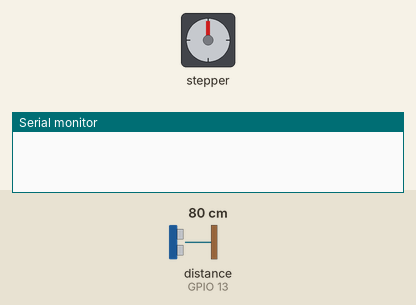
A sketch run on a simulated ESP32. On the bench: stepper motor, the last lines printed to the serial monitor. Wiring (inferred from the names in the program): ultrasonic range finder: trigger GPIO 12; echo GPIO 13. Inputs (shaded band) come from the test bench; at power-on: distance to the obstacle (sensor on GPIO 13) 80 cm. The echo pulse lasts 58.3 µs per cm; WiFi joins after 1.5 s; servers stay silent unless stated; uploads are accepted with an empty reply; the camera gives no picture; stepper angles assume 2048 steps per turn.

Above: at 4.5 s.
4.6 s: distance to the obstacle (sensor on GPIO 13) set to 23 cm
7.2 s: distance to the obstacle (sensor on GPIO 13) set to 18 cm
At 9.13 s:
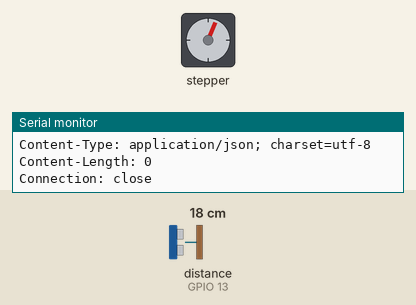
At 10.5 s:
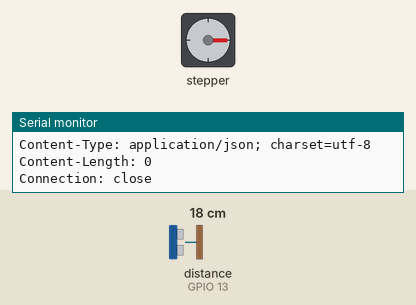
Timing chart, 0 to 15.6 s (numbered marks = the images above; inputs shaded):
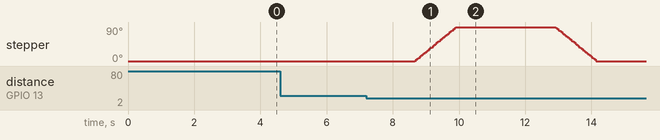

The sketch:

alimentador-automatico.ino
```cpp
// Bibliotecas usadas
#include <Stepper.h>
#include <WiFi.h>
#include <WiFiClientSecure.h>
#include "soc/soc.h"
#include "soc/rtc_cntl_reg.h"
#include "Base64.h"
#include "esp_camera.h"

// Definicao dos pinos do ESP32 CAM
#define PWDN_GPIO_NUM     32
#define RESET_GPIO_NUM    -1
#define XCLK_GPIO_NUM      0
#define SIOD_GPIO_NUM     26
#define SIOC_GPIO_NUM     27

#define Y9_GPIO_NUM       35
#define Y8_GPIO_NUM       34
#define Y7_GPIO_NUM       39
#define Y6_GPIO_NUM       36
#define Y5_GPIO_NUM       21
#define Y4_GPIO_NUM       19
#define Y3_GPIO_NUM       18
#define Y2_GPIO_NUM        5
#define VSYNC_GPIO_NUM    25
#define HREF_GPIO_NUM     23
#define PCLK_GPIO_NUM     22

// Numeros dos pinos usados pelo Sensor de distancia.
const int trig = 12;
const int echo = 13;

// Variaveis para o calculo da distancia em CM
int duracaoPulso = 0;
float velocidadeDoSom = 0.0343;
float distanciaCm = 0;

// Configuracoes do Motor de passo.
// pinos usados 4 2 14 15
// IN1 IN2 IN3 IN4
const int passosPorRevolucao = 2048;
Stepper myStepper(passosPorRevolucao, 4, 14, 2, 15);
float anguloDesejado = 90;
float passosAnguloDesejado = (passosPorRevolucao * anguloDesejado) / 360;

// Variaveis usadas para as pausas no loop
unsigned long comecoTempo1 = 0;
unsigned long comecoTempo2 = 0;
const int intervalo1 = 3000;
const int intervalo2 = 30000;

// Usuario e Senha do Wifi.
const char* ssid = "CKK";
const char* password = "senha123";

//Credencial para comunicação entre o ESP-32Cam ao Apps Script do Google Drive.
String myDeploymentID = "AKfycbzLulu1xOtx6XpRuF7twXN1UYSsEqm8_V5KryekEbmcvCwuouLdhABfIf4TEdduXdy8Zw";
String myMainFolderName = "ESP32-CAM";
//

WiFiClientSecure client;

// Funcoes

// Rotina para verificar a proximidade do cachorro
void rotinaSensorUltrassonico() {
  digitalWrite(trig, HIGH); // Envia o pulso ultrassonico
  delayMicroseconds(10);
  digitalWrite(trig, LOW); // Corta o pulso ultrassonico
  duracaoPulso = pulseIn(echo, HIGH); // Funcao que calcula o tempo do pulso (tempo em microssegundos).
  distanciaCm = (duracaoPulso * velocidadeDoSom) / 2;
}

void motorSentidoHorario() {
  myStepper.step(passosAnguloDesejado);
}

void motorSentidoAntiHorario() {
  myStepper.step(-passosAnguloDesejado);
}

void tirandoEEnviandoFotos() {
  const char* host = "script.google.com";

  client.setInsecure();

  //  Conexao, captura e envio de fotos para o google drive
  if (client.connect(host, 443)) {

    for (int i = 0; i <= 3; i++) {
      camera_fb_t * fb = NULL;
      fb = esp_camera_fb_get();
       if(!fb) {
          delay(1000);
          ESP.restart();
          return;
        }
      esp_camera_fb_return(fb);
      delay(200);
    }

    camera_fb_t * fb = NULL;
    fb = esp_camera_fb_get();
    if(!fb) {
      delay(1000);
      ESP.restart();
      return;
    }

    // Enviando a foto para o google drive
    String url = "/macros/s/" + myDeploymentID + "/exec?folder=" + myMainFolderName;

    client.println("POST " + url + " HTTP/1.1");
    client.println("Host: " + String(host));
    client.println("Transfer-Encoding: chunked");
    client.println();

    int fbLen = fb->len;
    char *input = (char *)fb->buf;
    int chunkSize = 3 * 1000;
    int chunkBase64Size = base64_enc_len(chunkSize);
    char output[chunkBase64Size + 1];

    int chunk = 0;
    for (int i = 0; i < fbLen; i += chunkSize) {
      int l = base64_encode(output, input, min(fbLen - i, chunkSize));
      client.print(l, HEX);
      client.print("\r\n");
      client.print(output);
      client.print("\r\n");
      delay(100);
      input += chunkSize;
      Serial.print(".");
      chunk++;
      if (chunk % 50 == 0) {
      }
    }
    client.print("0\r\n");
    client.print("\r\n");

    esp_camera_fb_return(fb);

    long int StartTime = millis();
    while (!client.available()) {
      Serial.print(".");
      delay(100);
      if ((StartTime + 10 * 1000) < millis()) {
        break;
      }
    }
    while (client.available()) {
      Serial.print(char(client.read()));
    }

  }
  else {
    Serial.println("Connected to " + String(host) + " failed.");

  }
  client.stop();
}


void setup() {

  WRITE_PERI_REG(RTC_CNTL_BROWN_OUT_REG, 0);

  Serial.begin(115200);
  delay(1000);

  WiFi.mode(WIFI_STA);

  WiFi.begin(ssid, password);

  pinMode(trig, OUTPUT);
  pinMode(echo, INPUT);
  digitalWrite(trig, LOW);

  myStepper.setSpeed(12);

  camera_config_t config;
  config.ledc_channel = LEDC_CHANNEL_0;
  config.ledc_timer = LEDC_TIMER_0;
  config.pin_d0 = Y2_GPIO_NUM;
  config.pin_d1 = Y3_GPIO_NUM;
  config.pin_d2 = Y4_GPIO_NUM;
  config.pin_d3 = Y5_GPIO_NUM;
  config.pin_d4 = Y6_GPIO_NUM;
  config.pin_d5 = Y7_GPIO_NUM;
  config.pin_d6 = Y8_GPIO_NUM;
  config.pin_d7 = Y9_GPIO_NUM;
  config.pin_xclk = XCLK_GPIO_NUM;
  config.pin_pclk = PCLK_GPIO_NUM;
  config.pin_vsync = VSYNC_GPIO_NUM;
  config.pin_href = HREF_GPIO_NUM;
  config.pin_sscb_sda = SIOD_GPIO_NUM;
  config.pin_sscb_scl = SIOC_GPIO_NUM;
  config.pin_pwdn = PWDN_GPIO_NUM;
  config.pin_reset = RESET_GPIO_NUM;
  config.xclk_freq_hz = 20000000;
  config.pixel_format = PIXFORMAT_JPEG;

  if(psramFound()){
    config.frame_size = FRAMESIZE_UXGA;
    config.jpeg_quality = 10;
    config.fb_count = 2;
  } else {
    config.frame_size = FRAMESIZE_SVGA;
    config.jpeg_quality = 8;
    config.fb_count = 1;
  }

  // Inicializacao da camera
  esp_err_t err = esp_camera_init(&config);
  if (err != ESP_OK) {
    delay(1000);
    ESP.restart();
  }

  sensor_t * s = esp_camera_sensor_get();

  // Detalhes das resolucoes da camera
  // -UXGA   = 1600 x 1200 pixels
  // -SXGA   = 1280 x 1024 pixels
  // -XGA    = 1024 x 768  pixels
  // -SVGA   = 800 x 600   pixels
  // -VGA    = 640 x 480   pixels
  // -CIF    = 352 x 288   pixels
  // -QVGA   = 320 x 240   pixels
  // -HQVGA  = 240 x 160   pixels
  // -QQVGA  = 160 x 120   pixels
  s->set_framesize(s, FRAMESIZE_SXGA);

  delay(2000);
}


void loop() {

  rotinaSensorUltrassonico();

  if(distanciaCm >= 3 && distanciaCm <= 20) {

    tirandoEEnviandoFotos();

    motorSentidoHorario();

    comecoTempo1 = millis();
    while (millis() < comecoTempo1 + intervalo1) {
        // Nao ha codigo aqui, e apenas uma pausa de 3s (tempo para racao cair).
    }

    motorSentidoAntiHorario();

    comecoTempo2 = millis();
    while (millis() < comecoTempo2 + intervalo2) {
      // Nao ha codigo aqui, apenas uma pausa de 30s (tempo para o cachorro comer e nao ser detectado pelo sensor, evitando a liberacao de racao sem parar).
    }
  } else {
    // Desliga o motor enquanto não estiver usando ele.
    digitalWrite(2, LOW);
    digitalWrite(4, LOW);
    digitalWrite(14, LOW);
    digitalWrite(15, LOW);
  }

}
```

Base64.cpp
```cpp
// (licence header left out)
#if (defined(__AVR__))
#include <avr\pgmspace.h>
#else
#include <pgmspace.h>
#endif

const char PROGMEM b64_alphabet[] = "ABCDEFGHIJKLMNOPQRSTUVWXYZ"
        "abcdefghijklmnopqrstuvwxyz"
        "0123456789+/";

/* 'Private' declarations */
inline void a3_to_a4(unsigned char * a4, unsigned char * a3);
inline void a4_to_a3(unsigned char * a3, unsigned char * a4);
inline unsigned char b64_lookup(char c);

int base64_encode(char *output, char *input, int inputLen) {
    int i = 0, j = 0;
    int encLen = 0;
    unsigned char a3[3];
    unsigned char a4[4];

    while(inputLen--) {
        a3[i++] = *(input++);
        if(i == 3) {
            a3_to_a4(a4, a3);

            for(i = 0; i < 4; i++) {
                output[encLen++] = pgm_read_byte(&b64_alphabet[a4[i]]);
            }

            i = 0;
        }
    }

    if(i) {
        for(j = i; j < 3; j++) {
            a3[j] = '\0';
        }

        a3_to_a4(a4, a3);

        for(j = 0; j < i + 1; j++) {
            output[encLen++] = pgm_read_byte(&b64_alphabet[a4[j]]);
        }

        while((i++ < 3)) {
            output[encLen++] = '=';
        }
    }
    output[encLen] = '\0';
    return encLen;
}

int base64_decode(char * output, char * input, int inputLen) {
    int i = 0, j = 0;
    int decLen = 0;
    unsigned char a3[3];
    unsigned char a4[4];


    while (inputLen--) {
        if(*input == '=') {
            break;
        }

        a4[i++] = *(input++);
        if (i == 4) {
            for (i = 0; i <4; i++) {
                a4[i] = b64_lookup(a4[i]);
            }

            a4_to_a3(a3,a4);

            for (i = 0; i < 3; i++) {
                output[decLen++] = a3[i];
            }
            i = 0;
        }
    }

    if (i) {
        for (j = i; j < 4; j++) {
            a4[j] = '\0';
        }

        for (j = 0; j <4; j++) {
            a4[j] = b64_lookup(a4[j]);
        }

        a4_to_a3(a3,a4);

        for (j = 0; j < i - 1; j++) {
            output[decLen++] = a3[j];
        }
    }
    output[decLen] = '\0';
    return decLen;
}

int base64_enc_len(int plainLen) {
    int n = plainLen;
    return (n + 2 - ((n + 2) % 3)) / 3 * 4;
}

int base64_dec_len(char * input, int inputLen) {
    int i = 0;
    int numEq = 0;
    for(i = inputLen - 1; input[i] == '='; i--) {
        numEq++;
    }

    return ((6 * inputLen) / 8) - numEq;
}

inline void a3_to_a4(unsigned char * a4, unsigned char * a3) {
    a4[0] = (a3[0] & 0xfc) >> 2;
    a4[1] = ((a3[0] & 0x03) << 4) + ((a3[1] & 0xf0) >> 4);
    a4[2] = ((a3[1] & 0x0f) << 2) + ((a3[2] & 0xc0) >> 6);
    a4[3] = (a3[2] & 0x3f);
}

inline void a4_to_a3(unsigned char * a3, unsigned char * a4) {
    a3[0] = (a4[0] << 2) + ((a4[1] & 0x30) >> 4);
    a3[1] = ((a4[1] & 0xf) << 4) + ((a4[2] & 0x3c) >> 2);
    a3[2] = ((a4[2] & 0x3) << 6) + a4[3];
}

inline unsigned char b64_lookup(char c) {
    if(c >='A' && c <='Z') return c - 'A';
    if(c >='a' && c <='z') return c - 71;
    if(c >='0' && c <='9') return c + 4;
    if(c == '+') return 62;
    if(c == '/') return 63;
    return -1;
}
```

Base64.h
```cpp
// (licence header left out)
#ifndef _BASE64_H
#define _BASE64_H

/* b64_alphabet:
 *      Description: Base64 alphabet table, a mapping between integers
 *                   and base64 digits
 *      Notes: This is an extern here but is defined in Base64.c
 */
extern const char b64_alphabet[];

/* base64_encode:
 *      Description:
 *          Encode a string of characters as base64
 *      Parameters:
 *          output: the output buffer for the encoding, stores the encoded string
 *          input: the input buffer for the encoding, stores the binary to be encoded
 *          inputLen: the length of the input buffer, in bytes
 *      Return value:
 *          Returns the length of the encoded string
 *      Requirements:
 *          1. output must not be null or empty
 *          2. input must not be null
 *          3. inputLen must be greater than or equal to 0
 */
int base64_encode(char *output, char *input, int inputLen);

/* base64_decode:
 *      Description:
 *          Decode a base64 encoded string into bytes
 *      Parameters:
 *          output: the output buffer for the decoding,
 *                  stores the decoded binary
 *          input: the input buffer for the decoding,
 *                 stores the base64 string to be decoded
 *          inputLen: the length of the input buffer, in bytes
 *      Return value:
 *          Returns the length of the decoded string
 *      Requirements:
 *          1. output must not be null or empty
 *          2. input must not be null
 *          3. inputLen must be greater than or equal to 0
 */
int base64_decode(char *output, char *input, int inputLen);

/* base64_enc_len:
 *      Description:
 *          Returns the length of a base64 encoded string whose decoded
 *          form is inputLen bytes long
 *      Parameters:
 *          inputLen: the length of the decoded string
 *      Return value:
 *          The length of a base64 encoded string whose decoded form
 *          is inputLen bytes long
 *      Requirements:
 *          None
 */
int base64_enc_len(int inputLen);

/* base64_dec_len:
 *      Description:
 *          Returns the length of the decoded form of a
 *          base64 encoded string
 *      Parameters:
 *          input: the base64 encoded string to be measured
 *          inputLen: the length of the base64 encoded string
 *      Return value:
 *          Returns the length of the decoded form of a
 *          base64 encoded string
 *      Requirements:
 *          1. input must not be null
 *          2. input must be greater than or equal to zero
 */
int base64_dec_len(char *input, int inputLen);

#endif // _BASE64_H
```

Measured:
- the behaviour switches between 21 and 20 cm on distance to the obstacle (sensor on GPIO 13) (found by bisection; images 0 and 1)
- after the input at 4.6 s, every drawn part: stays the same
- after the input at 7.2 s, stepper: turns 90° clockwise in 1.2 s, then 90° counter-clockwise in 1.2 s
